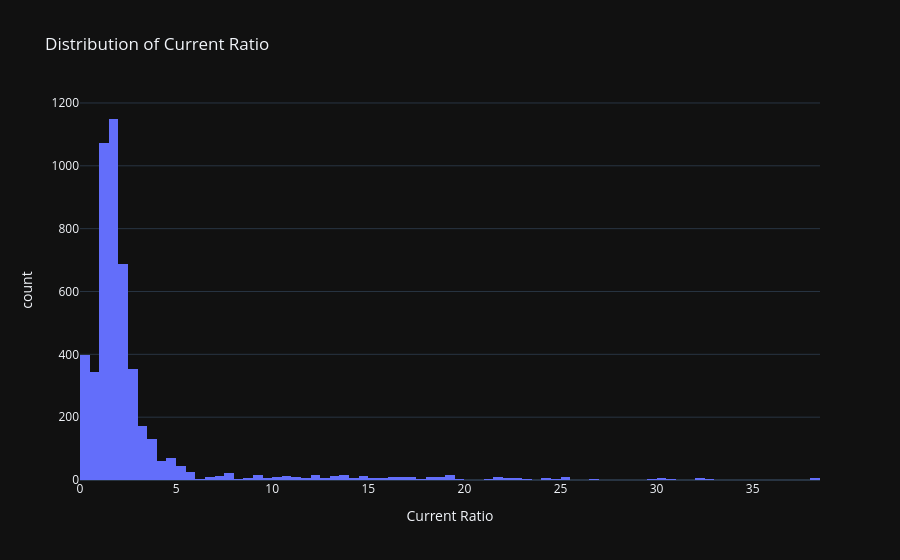

This figure's notebook cell:
### Code cell
df=conn.sql("""
    WITH quantile_thresholds AS (
        SELECT 
            PERCENTILE_CONT(0.01) WITHIN GROUP (ORDER BY current_ratio) AS lower_quantile,
            PERCENTILE_CONT(0.99) WITHIN GROUP (ORDER BY current_ratio) AS upper_quantile
        FROM gold.financial_metrics
        WHERE current_ratio IS NOT NULL
        
    )
    SELECT 
        accession_number,
        period_end,
        filed,
        current_ratio 
    FROM gold.financial_metrics, quantile_thresholds
    WHERE current_ratio > lower_quantile
    AND current_ratio < upper_quantile
""")
fig=px.histogram(
    df,
    x='current_ratio',
    nbins=100,
    title='Distribution of Current Ratio',
    labels={'current_ratio':'Current Ratio'},
    hover_data={'accession_number':True, 'period_end':True, 'filed':True},
    template='plotly_dark'
)
fig.show()

### Figure 1 — Plotly figure (JSON) as saved in the notebook; plotly's stock layout.template omitted (floating-point values rounded to 4 significant figures; data arrays with more than 128 entries replaced by an {"elided": "..."} marker saying what was removed)
{"data": [{"bingroup": "x", "hovertemplate": "Current Ratio=%{x}<br>count=%{y}<extra></extra>", "legendgroup": "", "marker": {"color": "#636efa", "pattern": {"shape": ""}}, "name": "", "nbinsx": 100, "orientation": "v", "showlegend": false, "type": "histogram", "x": {"elided": "4846 float values"}, "xaxis": "x", "yaxis": "y"}], "layout": {"barmode": "relative", "legend": {"tracegroupgap": 0}, "title": {"text": "Distribution of Current Ratio"}, "xaxis": {"anchor": "y", "domain": [0, 1], "title": {"text": "Current Ratio"}}, "yaxis": {"anchor": "x", "domain": [0, 1], "title": {"text": "count"}}}}
